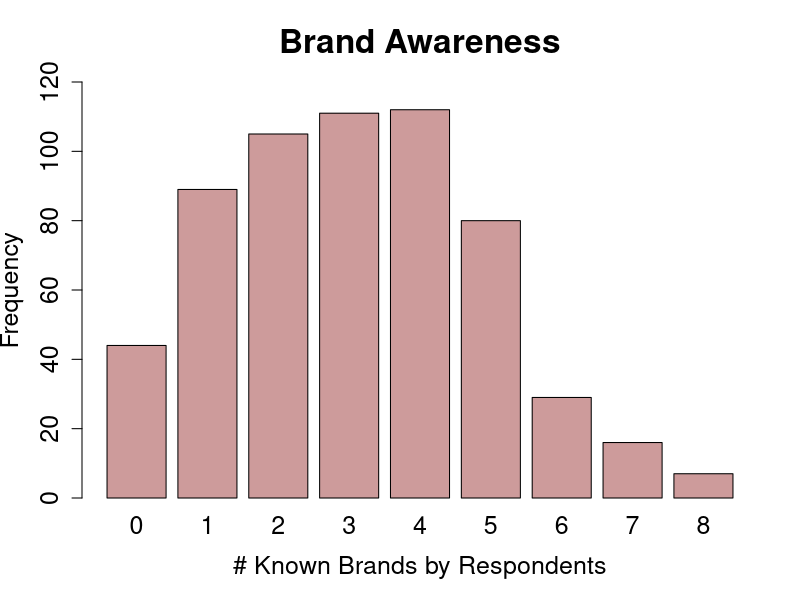
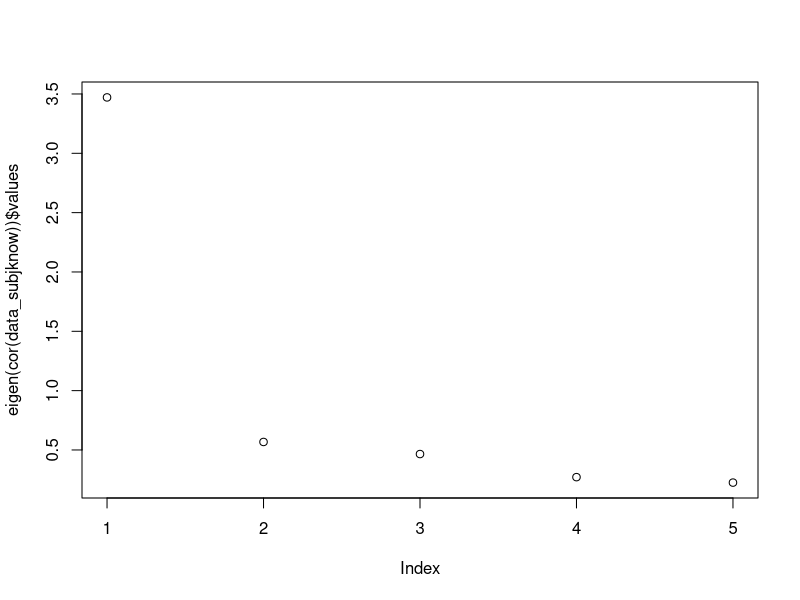
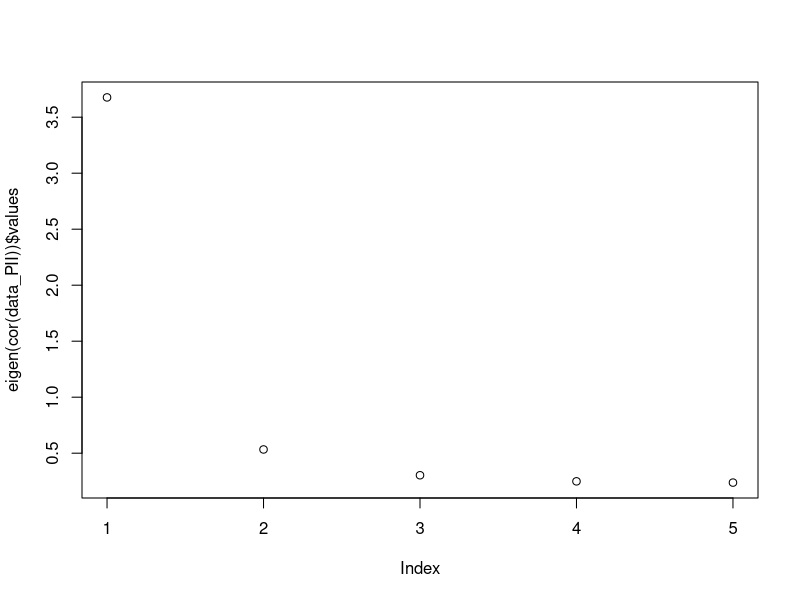
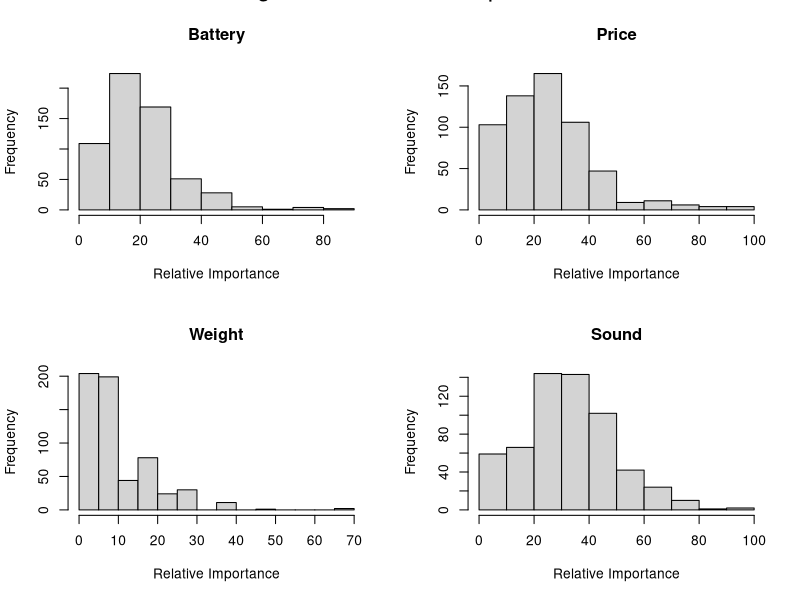
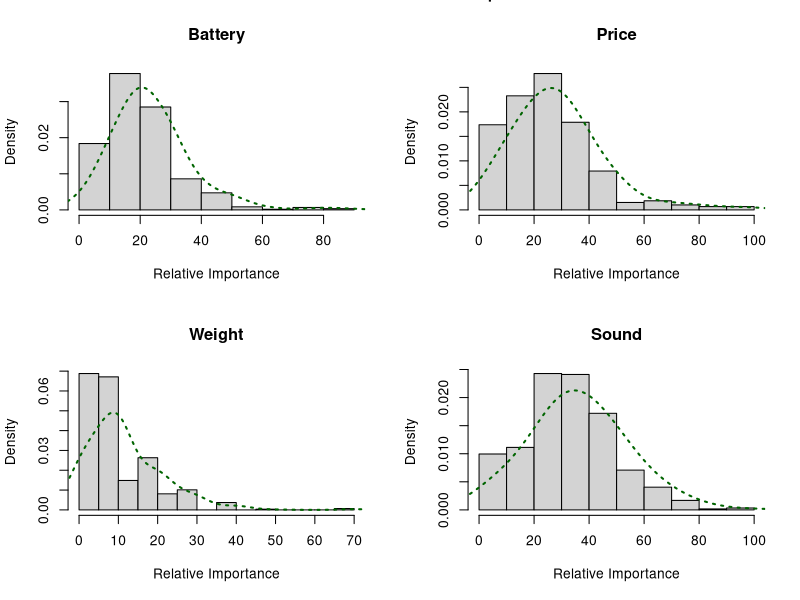

The R source for these figures, in order: (Note: this script raises an error after producing the figures.)
getwd()
setwd("~/Caci17/SWP3")

library(psych)
library(dplyr)

bluetooth <- read.csv("indivData.csv")

###---- Brand Awarenes ----

#bakalim kac kisi biliyormus
head <- c("Anker", "Bose", "JBL", "Philips", "Sony", "UE", "HarmanKardon", "Beats", "None", "Observations", "0", "1", "2", "3", "4", "5", "6", "7", "8", "Avr")

counts_general <- as.vector(rowSums(bluetooth[, c(4, 5, 6, 7, 8, 9, 10, 11)]))
#let's make a new column with counts general
bluetooth$brand_awareness <- as.factor(counts_general)
plot(bluetooth$brand_awareness, xlab="# Known Brands by Respondents", ylab = "Frequency", ylim=c(0,120), main = "Brand Awareness", col = "rosybrown3", cex.lab=1.5, cex.axis=1.5, cex.main=2, cex.sub=1.5, cex.names = 1.5)

general_sums <- c(sum(bluetooth$BrandAwareness_Anker), 
              sum(bluetooth$BrandAwareness_Bose),
              sum(bluetooth$BrandAwareness_JBL),
              sum(bluetooth$BrandAwareness_Philips),
              sum(bluetooth$BrandAwareness_Sony),
              sum(bluetooth$BrandAwareness_UE),
              sum(bluetooth$BrandAwareness_HarmanKardon),
              sum(bluetooth$BrandAwareness_Beats),
              sum(bluetooth$BrandAwareness_None),
              nrow(bluetooth),
              sum(counts_general == "0"),
              sum(counts_general == "1"),
              sum(counts_general == "2"),
              sum(counts_general == "3"),
              sum(counts_general == "4"),
              sum(counts_general == "5"),
              sum(counts_general == "6"),
              sum(counts_general == "7"),
              sum(counts_general == "8"),
              mean(counts_general)) #there is one person did not respond this question!

#hicbirini bilmiyorum diyen ama yine de baska markayi biliyorum diye isaretleyen olmus mu- olmamis baktim.

#cinsiyete gore ayiralim
female <- bluetooth[bluetooth$GenderLabel == "female", ]
male <- bluetooth[bluetooth$GenderLabel == "male", ]
no_gender_info <- bluetooth[bluetooth$GenderLabel == "Prefer not to answer", ]

counts_female <- as.vector(rowSums(female[, c(4, 5, 6, 7, 8, 9, 10, 11)]))
female_sums <- c(sum(female$BrandAwareness_Anker), 
                  sum(female$BrandAwareness_Bose),
                  sum(female$BrandAwareness_JBL),
                  sum(female$BrandAwareness_Philips),
                  sum(female$BrandAwareness_Sony),
                  sum(female$BrandAwareness_UE),
                  sum(female$BrandAwareness_HarmanKardon),
                  sum(female$BrandAwareness_Beats),
                  sum(female$BrandAwareness_None),
                  nrow(female),
                  sum(counts_female == "0"),
                  sum(counts_female == "1"),
                  sum(counts_female == "2"),
                  sum(counts_female == "3"),
                  sum(counts_female == "4"),
                  sum(counts_female == "5"),
                  sum(counts_female == "6"),
                  sum(counts_female == "7"),
                  sum(counts_female == "8"),
                  mean(counts_female))

counts_male <- as.vector(rowSums(male[, c(4, 5, 6, 7, 8, 9, 10, 11)]))
male_sums <- c(sum(male$BrandAwareness_Anker), 
                  sum(male$BrandAwareness_Bose),
                  sum(male$BrandAwareness_JBL),
                  sum(male$BrandAwareness_Philips),
                  sum(male$BrandAwareness_Sony),
                  sum(male$BrandAwareness_UE),
                  sum(male$BrandAwareness_HarmanKardon),
                  sum(male$BrandAwareness_Beats),
                  sum(male$BrandAwareness_None),
                  nrow(male),
                  sum(counts_male == "0"),
                  sum(counts_male == "1"),
                  sum(counts_male == "2"),
                  sum(counts_male == "3"),
                  sum(counts_male == "4"),
                  sum(counts_male == "5"),
                  sum(counts_male == "6"),
                  sum(counts_male == "7"),
                  sum(counts_male == "8"),
                  mean(counts_male))

counts_gender <- as.vector(rowSums(no_gender_info[, c(4, 5, 6, 7, 8, 9, 10, 11)]))
no_gender_sums <- c(sum(no_gender_info$BrandAwareness_Anker), 
                  sum(no_gender_info$BrandAwareness_Bose),
                  sum(no_gender_info$BrandAwareness_JBL),
                  sum(no_gender_info$BrandAwareness_Philips),
                  sum(no_gender_info$BrandAwareness_Sony),
                  sum(no_gender_info$BrandAwareness_UE),
                  sum(no_gender_info$BrandAwareness_HarmanKardon),
                  sum(no_gender_info$BrandAwareness_Beats),
                  sum(no_gender_info$BrandAwareness_None),
                  nrow(no_gender_info),
                  sum(counts_gender == "0"),
                  sum(counts_gender == "1"),
                  sum(counts_gender == "2"),
                  sum(counts_gender == "3"),
                  sum(counts_gender == "4"),
                  sum(counts_gender == "5"),
                  sum(counts_gender == "6"),
                  sum(counts_gender == "7"),
                  sum(counts_gender == "8"),
                  mean(counts_gender))
#by their occupation
employed <- bluetooth[bluetooth$OccupationLabel == "Employed",]
retired <- bluetooth[bluetooth$OccupationLabel == "Retired",]
selfemployed <- bluetooth[bluetooth$OccupationLabel == "Self-employed",]
student <- bluetooth[bluetooth$OccupationLabel == "Student",]
unemployed <- bluetooth[bluetooth$OccupationLabel == "Unemployed",]

counts_employed <- as.vector(rowSums(employed[, c(4, 5, 6, 7, 8, 9, 10, 11)]))
employed_sums <- c(sum(employed$BrandAwareness_Anker), 
                 sum(employed$BrandAwareness_Bose),
                 sum(employed$BrandAwareness_JBL),
                 sum(employed$BrandAwareness_Philips),
                 sum(employed$BrandAwareness_Sony),
                 sum(employed$BrandAwareness_UE),
                 sum(employed$BrandAwareness_HarmanKardon),
                 sum(employed$BrandAwareness_Beats),
                 sum(employed$BrandAwareness_None),
                 nrow(employed),
                 sum(counts_employed == "0"),
                 sum(counts_employed == "1"),
                 sum(counts_employed == "2"),
                 sum(counts_employed == "3"),
                 sum(counts_employed == "4"),
                 sum(counts_employed == "5"),
                 sum(counts_employed == "6"),
                 sum(counts_employed == "7"),
                 sum(counts_employed == "8"),
                 mean(counts_employed))

counts_retired <- as.vector(rowSums(retired[, c(4, 5, 6, 7, 8, 9, 10, 11)]))
retired_sums <- c(sum(retired$BrandAwareness_Anker), 
               sum(retired$BrandAwareness_Bose),
               sum(retired$BrandAwareness_JBL),
               sum(retired$BrandAwareness_Philips),
               sum(retired$BrandAwareness_Sony),
               sum(retired$BrandAwareness_UE),
               sum(retired$BrandAwareness_HarmanKardon),
               sum(retired$BrandAwareness_Beats),
               sum(retired$BrandAwareness_None),
               nrow(retired),
               sum(counts_retired == "0"),
               sum(counts_retired == "1"),
               sum(counts_retired == "2"),
               sum(counts_retired == "3"),
               sum(counts_retired == "4"),
               sum(counts_retired == "5"),
               sum(counts_retired == "6"),
               sum(counts_retired == "7"),
               sum(counts_retired == "8"),
               mean(counts_retired))

counts_selfemployed <- as.vector(rowSums(selfemployed[, c(4, 5, 6, 7, 8, 9, 10, 11)]))
selfemployed_sums <- c(sum(selfemployed$BrandAwareness_Anker), 
                    sum(selfemployed$BrandAwareness_Bose),
                    sum(selfemployed$BrandAwareness_JBL),
                    sum(selfemployed$BrandAwareness_Philips),
                    sum(selfemployed$BrandAwareness_Sony),
                    sum(selfemployed$BrandAwareness_UE),
                    sum(selfemployed$BrandAwareness_HarmanKardon),
                    sum(selfemployed$BrandAwareness_Beats),
                    sum(selfemployed$BrandAwareness_None),
                    nrow(selfemployed),
                    sum(counts_selfemployed == "0"),
                    sum(counts_selfemployed == "1"),
                    sum(counts_selfemployed == "2"),
                    sum(counts_selfemployed == "3"),
                    sum(counts_selfemployed == "4"),
                    sum(counts_selfemployed == "5"),
                    sum(counts_selfemployed == "6"),
                    sum(counts_selfemployed == "7"),
                    sum(counts_selfemployed == "8"),
                    mean(counts_selfemployed))

counts_student <- as.vector(rowSums(student[, c(4, 5, 6, 7, 8, 9, 10, 11)]))
student_sums <- c(sum(student$BrandAwareness_Anker), 
                      sum(student$BrandAwareness_Bose),
                      sum(student$BrandAwareness_JBL),
                      sum(student$BrandAwareness_Philips),
                      sum(student$BrandAwareness_Sony),
                      sum(student$BrandAwareness_UE),
                      sum(student$BrandAwareness_HarmanKardon),
                      sum(student$BrandAwareness_Beats),
                      sum(student$BrandAwareness_None),
                      nrow(student),
                      sum(counts_student == "0"),
                      sum(counts_student == "1"),
                      sum(counts_student == "2"),
                      sum(counts_student == "3"),
                      sum(counts_student == "4"),
                      sum(counts_student == "5"),
                      sum(counts_student == "6"),
                      sum(counts_student == "7"),
                      sum(counts_student == "8"),
                      mean(counts_student))

counts_unemployed <- as.vector(rowSums(unemployed[, c(4, 5, 6, 7, 8, 9, 10, 11)]))
unemployed_sums <- c(sum(unemployed$BrandAwareness_Anker), 
                       sum(unemployed$BrandAwareness_Bose),
                       sum(unemployed$BrandAwareness_JBL),
                       sum(unemployed$BrandAwareness_Philips),
                       sum(unemployed$BrandAwareness_Sony),
                       sum(unemployed$BrandAwareness_UE),
                       sum(unemployed$BrandAwareness_HarmanKardon),
                       sum(unemployed$BrandAwareness_Beats),
                       sum(unemployed$BrandAwareness_None),
                       nrow(unemployed),
                       sum(counts_unemployed == "0"),
                       sum(counts_unemployed == "1"),
                       sum(counts_unemployed == "2"),
                       sum(counts_unemployed == "3"),
                       sum(counts_unemployed == "4"),
                       sum(counts_unemployed == "5"),
                       sum(counts_unemployed == "6"),
                       sum(counts_unemployed == "7"),
                       sum(counts_unemployed == "8"),
                       mean(counts_unemployed))

#by income
levels(bluetooth$IncomeLabel)
#we have 8 levels, 1 to 7 is going in an increasing scale, while 8 is not specified 
bluetooth$Income <- as.factor(bluetooth$Income)
income1 <- bluetooth[bluetooth$Income == "1",]
income2 <- bluetooth[bluetooth$Income == "2",]
income3 <- bluetooth[bluetooth$Income == "3",]
income4 <- bluetooth[bluetooth$Income == "4",]
income5 <- bluetooth[bluetooth$Income == "5",]
income6 <- bluetooth[bluetooth$Income == "6",]
income7 <- bluetooth[bluetooth$Income == "7",]
income8 <- bluetooth[bluetooth$Income == "8",]


counts_income1 <- as.vector(rowSums(income1[, c(4, 5, 6, 7, 8, 9, 10, 11)]))
income1_sums <- c(sum(income1$BrandAwareness_Anker), 
                     sum(income1$BrandAwareness_Bose),
                     sum(income1$BrandAwareness_JBL),
                     sum(income1$BrandAwareness_Philips),
                     sum(income1$BrandAwareness_Sony),
                     sum(income1$BrandAwareness_UE),
                     sum(income1$BrandAwareness_HarmanKardon),
                     sum(income1$BrandAwareness_Beats),
                     sum(income1$BrandAwareness_None),
                     nrow(income1),
                     sum(counts_income1 == "0"),
                     sum(counts_income1 == "1"),
                     sum(counts_income1 == "2"),
                     sum(counts_income1 == "3"),
                     sum(counts_income1 == "4"),
                     sum(counts_income1 == "5"),
                     sum(counts_income1 == "6"),
                     sum(counts_income1 == "7"),
                     sum(counts_income1 == "8"),
                     mean(counts_income1))

counts_income2 <- as.vector(rowSums(income2[, c(4, 5, 6, 7, 8, 9, 10, 11)]))
income2_sums <- c(sum(income2$BrandAwareness_Anker), 
                     sum(income2$BrandAwareness_Bose),
                     sum(income2$BrandAwareness_JBL),
                     sum(income2$BrandAwareness_Philips),
                     sum(income2$BrandAwareness_Sony),
                     sum(income2$BrandAwareness_UE),
                     sum(income2$BrandAwareness_HarmanKardon),
                     sum(income2$BrandAwareness_Beats),
                     sum(income2$BrandAwareness_None),
                     nrow(income2),
                     sum(counts_income2 == "0"),
                     sum(counts_income2 == "1"),
                     sum(counts_income2 == "2"),
                     sum(counts_income2 == "3"),
                     sum(counts_income2 == "4"),
                     sum(counts_income2 == "5"),
                     sum(counts_income2 == "6"),
                     sum(counts_income2 == "7"),
                     sum(counts_income2 == "8"),
                     mean(counts_income2))


counts_income3 <- as.vector(rowSums(income3[, c(4, 5, 6, 7, 8, 9, 10, 11)]))
income3_sums <- c(sum(income3$BrandAwareness_Anker), 
                     sum(income3$BrandAwareness_Bose),
                     sum(income3$BrandAwareness_JBL),
                     sum(income3$BrandAwareness_Philips),
                     sum(income3$BrandAwareness_Sony),
                     sum(income3$BrandAwareness_UE),
                     sum(income3$BrandAwareness_HarmanKardon),
                     sum(income3$BrandAwareness_Beats),
                     sum(income3$BrandAwareness_None),
                     nrow(income3),
                     sum(counts_income3 == "0"),
                     sum(counts_income3 == "1"),
                     sum(counts_income3 == "2"),
                     sum(counts_income3 == "3"),
                     sum(counts_income3 == "4"),
                     sum(counts_income3 == "5"),
                     sum(counts_income3 == "6"),
                     sum(counts_income3 == "7"),
                     sum(counts_income3 == "8"),
                     mean(counts_income3))

counts_income4 <- as.vector(rowSums(income4[, c(4, 5, 6, 7, 8, 9, 10, 11)]))
income4_sums <- c(sum(income4$BrandAwareness_Anker), 
                     sum(income4$BrandAwareness_Bose),
                     sum(income4$BrandAwareness_JBL),
                     sum(income4$BrandAwareness_Philips),
                     sum(income4$BrandAwareness_Sony),
                     sum(income4$BrandAwareness_UE),
                     sum(income4$BrandAwareness_HarmanKardon),
                     sum(income4$BrandAwareness_Beats),
                     sum(income4$BrandAwareness_None),
                     nrow(income4),
                     sum(counts_income4 == "0"),
                     sum(counts_income4 == "1"),
                     sum(counts_income4 == "2"),
                     sum(counts_income4 == "3"),
                     sum(counts_income4 == "4"),
                     sum(counts_income4 == "5"),
                     sum(counts_income4 == "6"),
                     sum(counts_income4 == "7"),
                     sum(counts_income4 == "8"),
                     mean(counts_income4))

counts_income5 <- as.vector(rowSums(income5[, c(4, 5, 6, 7, 8, 9, 10, 11)]))
income5_sums <- c(sum(income5$BrandAwareness_Anker), 
                     sum(income5$BrandAwareness_Bose),
                     sum(income5$BrandAwareness_JBL),
                     sum(income5$BrandAwareness_Philips),
                     sum(income5$BrandAwareness_Sony),
                     sum(income5$BrandAwareness_UE),
                     sum(income5$BrandAwareness_HarmanKardon),
                     sum(income5$BrandAwareness_Beats),
                     sum(income5$BrandAwareness_None),
                     nrow(income5),
                     sum(counts_income5 == "0"),
                     sum(counts_income5 == "1"),
                     sum(counts_income5 == "2"),
                     sum(counts_income5 == "3"),
                     sum(counts_income5 == "4"),
                     sum(counts_income5 == "5"),
                     sum(counts_income5 == "6"),
                     sum(counts_income5 == "7"),
                     sum(counts_income5 == "8"),
                     mean(counts_income5))

counts_income6 <- as.vector(rowSums(income6[, c(4, 5, 6, 7, 8, 9, 10, 11)]))
income6_sums <- c(sum(income6$BrandAwareness_Anker), 
                     sum(income6$BrandAwareness_Bose),
                     sum(income6$BrandAwareness_JBL),
                     sum(income6$BrandAwareness_Philips),
                     sum(income6$BrandAwareness_Sony),
                     sum(income6$BrandAwareness_UE),
                     sum(income6$BrandAwareness_HarmanKardon),
                     sum(income6$BrandAwareness_Beats),
                     sum(income6$BrandAwareness_None),
                     nrow(income6),
                     sum(counts_income6 == "0"),
                     sum(counts_income6 == "1"),
                     sum(counts_income6 == "2"),
                     sum(counts_income6 == "3"),
                     sum(counts_income6 == "4"),
                     sum(counts_income6 == "5"),
                     sum(counts_income6 == "6"),
                     sum(counts_income6 == "7"),
                     sum(counts_income6 == "8"),
                     mean(counts_income6))

counts_income7 <- as.vector(rowSums(income7[, c(4, 5, 6, 7, 8, 9, 10, 11)]))
income7_sums <- c(sum(income7$BrandAwareness_Anker), 
                     sum(income7$BrandAwareness_Bose),
                     sum(income7$BrandAwareness_JBL),
                     sum(income7$BrandAwareness_Philips),
                     sum(income7$BrandAwareness_Sony),
                     sum(income7$BrandAwareness_UE),
                     sum(income7$BrandAwareness_HarmanKardon),
                     sum(income7$BrandAwareness_Beats),
                     sum(income7$BrandAwareness_None),
                     nrow(income7),
                     sum(counts_income7 == "0"),
                     sum(counts_income7 == "1"),
                     sum(counts_income7 == "2"),
                     sum(counts_income7 == "3"),
                     sum(counts_income7 == "4"),
                     sum(counts_income7 == "5"),
                     sum(counts_income7 == "6"),
                     sum(counts_income7 == "7"),
                     sum(counts_income7 == "8"),
                     mean(counts_income7))

counts_income8 <- as.vector(rowSums(income8[, c(4, 5, 6, 7, 8, 9, 10, 11)]))
income8_sums <- c(sum(income8$BrandAwareness_Anker), 
                     sum(income8$BrandAwareness_Bose),
                     sum(income8$BrandAwareness_JBL),
                     sum(income8$BrandAwareness_Philips),
                     sum(income8$BrandAwareness_Sony),
                     sum(income8$BrandAwareness_UE),
                     sum(income8$BrandAwareness_HarmanKardon),
                     sum(income8$BrandAwareness_Beats),
                     sum(income8$BrandAwareness_None),
                     nrow(income8),
                     sum(counts_income8 == "0"),
                     sum(counts_income8 == "1"),
                     sum(counts_income8 == "2"),
                     sum(counts_income8 == "3"),
                     sum(counts_income8 == "4"),
                     sum(counts_income8 == "5"),
                     sum(counts_income8 == "6"),
                     sum(counts_income8 == "7"),
                     sum(counts_income8 == "8"),
                     mean(counts_income8))

total_matrix <- rbind(general_sums,female_sums, male_sums, no_gender_sums ,
           employed_sums, retired_sums, selfemployed_sums, student_sums, unemployed_sums,
           income1_sums, income2_sums, income3_sums, income4_sums, income5_sums, income6_sums, income7_sums, income8_sums)
colnames(total_matrix) <- head
total_matrix

#write.csv(total_matrix, "file.csv")


### RELATIVE IMPORTANT FACTORS ANALYSIS - 0rki ORKUN

# genel data da insanlar neyi onemsemis, en fazla degerler vs....
relImportanceEveryone <- cbind(summary(bluetooth$RelImp_battery), summary(bluetooth$RelImp_price),
                       summary(bluetooth$RelImp_weight), summary(bluetooth$RelImp_sound) )
colnames(relImportanceEveryone) <- (cbind('Battery', 'Price', 'Weight', 'Sound'))

mean(x = sort(x = bluetooth$RelImp_weight)[-c(1, length(x = bluetooth$RelImp_weight))])

# sonra bu aynisini farkli yas-income-bilgi vs. gruplari icin yapilsin.

# relImportancePriceGroupedbyBrandAwareness <- bluetooth %>% group_by(BrandAwareness_Anker, BrandAwareness_Bose,
#                                                       BrandAwareness_JBL, BrandAwareness_Philips,
#                                                       BrandAwareness_Sony, BrandAwareness_UE,
#                                                       BrandAwareness_HarmanKardon, BrandAwareness_Beats,
# BrandAwareness_Beats, BrandAwareness_None) %>% summarise('Price Mean' = mean(RelImp_price))
# brand awareness a gore grouplamak cok anlamli bi sey cikarmiyo...

relImportancePrice_groupedbyAge <- bluetooth %>% group_by(Age) %>% summarise('Price Mean' = mean(RelImp_price))
relImportanceSound_groupedbyAge <- bluetooth %>% group_by(Age) %>% summarise('Sound Mean' = mean(RelImp_sound))
relImportanceBattery_groupedbyAge <- bluetooth %>% group_by(Age) %>% summarise('Battery Mean' = mean(RelImp_battery))
relImportanceWeight_groupedbyAge <- bluetooth %>% group_by(Age) %>% summarise('Weight Mean' = mean(RelImp_weight))


RelImportance_groupedbyAge<- cbind(relImportancePrice_groupedbyAge,
                                   relImportanceSound_groupedbyAge,
                                   relImportanceBattery_groupedbyAge,
                                   relImportanceWeight_groupedbyAge)
RelImportance_groupedbyAge <- RelImportance_groupedbyAge[, cbind(-3,-5,-7)]
RelImportance_groupedbyAge

write.table(RelImportance_groupedbyAge,file="RelImportance_groupedbyAge.txt", sep = '|')

relImportancePrice_groupedbyIncome <- bluetooth %>% group_by(Income) %>% summarise('Price Mean' = mean(RelImp_price))
relImportanceSound_groupedbyIncome <- bluetooth %>% group_by(Income) %>% summarise('Sound Mean' = mean(RelImp_sound))
relImportanceBattery_groupedbyIncome <- bluetooth %>% group_by(Income) %>% summarise('Battery Mean' = mean(RelImp_battery))
relImportanceWeight_groupedbyIncome <- bluetooth %>% group_by(Income) %>% summarise('Weight Mean' = mean(RelImp_weight))

RelImportance_groupedbyIncome<- cbind(relImportancePrice_groupedbyIncome,
                                      relImportanceSound_groupedbyIncome,
                                      relImportanceBattery_groupedbyIncome,
                                      relImportanceWeight_groupedbyIncome)
RelImportance_groupedbyIncome <- RelImportance_groupedbyIncome[, cbind(-3,-5,-7)]
RelImportance_groupedbyIncome

write.table(RelImportance_groupedbyIncome,file="RelImportance_groupedbyIncome.txt", sep = '|')


# TO-DO: otomatize edilebilir regex kullanilarak, kafam basmadi suan
# for (attribute in regexpr('RelImp_*', colnames(bluetooth))) {
#   hist(bluetooth$attribute, freq = FALSE)
#   lines(density(bluetooth$attribute))
# }

png("RelativeImportanceHistograms.png")

par(mfrow=c(2, 2)) # aslinda 2ye 2lik bir grafik template i aciyor

hist(bluetooth$RelImp_battery, freq = TRUE, main = 'Battery' , xlab = 'Relative Importance')

hist(bluetooth$RelImp_price, freq = TRUE, main = 'Price', xlab = 'Relative Importance')

hist(bluetooth$RelImp_weight, freq = TRUE, main = 'Weight', xlab = 'Relative Importance')

hist(bluetooth$RelImp_sound, freq = TRUE, main = 'Sound', xlab = 'Relative Importance')

mtext('Histograms of Relative Importances', outer = TRUE, cex = 1.5)

dev.off() 

# Open a png file
png("RelativeImportanceHistograms.png")

par(mfrow=c(2, 2)) # aslinda 2ye 2lik bir grafik template i aciyor

hist(bluetooth$RelImp_battery, freq = FALSE, main = 'Battery' , xlab = 'Relative Importance')
lines(density(bluetooth$RelImp_battery, adjust=2),
      col="darkgreen", lwd=2, lty= "dotted" )

hist(bluetooth$RelImp_price, freq = FALSE, main = 'Price', xlab = 'Relative Importance')
lines(density(bluetooth$RelImp_price, adjust=2),
      col="darkgreen", lwd=2, lty= "dotted" )

hist(bluetooth$RelImp_weight, freq = FALSE, main = 'Weight', xlab = 'Relative Importance')
lines(density(bluetooth$RelImp_weight, adjust=2),
      col="darkgreen", lwd=2, lty= "dotted" )

hist(bluetooth$RelImp_sound, freq = FALSE, main = 'Sound', xlab = 'Relative Importance')
lines(density(bluetooth$RelImp_sound, adjust=2),
      col="darkgreen", lwd=2, lty= "dotted" )

mtext('Distribution of Relative Importances', outer = TRUE, cex = 1.5)

# Close the png file
dev.off() 



#######              KNOWLEDGE ABOUT SPEAKERS

#1: I know pretty much
#2: not very knowledgeable
#3: expert (among the circle of friends)
#4: I know less (compared to most other people)
#5: I really don???t know

data_subjknow <- bluetooth %>%
  select(starts_with("SubjKnow"))

####      FACTOR ANALYSIS
# Eigenvalue -- finding the optimal number of factors
eigen(cor(data_subjknow))$values
plot(eigen(cor(data_subjknow))$values) # 1 tane factor yap diyor, ilk eigenvalue: 3,47, ikinci: 0.56
fa<-fa(data_subjknow,method=mle,scores='tenBerge',
       nfactors=1, rotate ="varimax")
fa
bluetooth$fa <- fa$scores

###      IntentToBuy'a gore : 
# Cok bilenler almaya daha mi meyilli?
scores<-aggregate(fa$scores, by=list(bluetooth$IntentToBuy),mean, na.rm=TRUE)
scores

# scores: IntentToBuy = 0 icin -0.075 , IntentToBuy = 1 icin 0.150, 
# bu cok bilenler almaya daha meyilli, such finding!! 


###     Relative Importance'a gore :
# Cok bilenler neye onem veriyor?

data_relimp <- bluetooth %>%
  select(starts_with("RelImp"))

bluetooth$RelImp <- colnames(data_relimp)[apply(data_relimp,1,which.max)]

scores<-aggregate(fa$scores, by=list(bluetooth$RelImp),mean, na.rm=TRUE)
scores
scores_sorted <- scores[order(scores[, "MR1"]), , drop = FALSE]
scores_sorted

# burda en buyuk deger buyukten kucuge : sound , battery , price , weight ( 0.17 , -0.018 , -0.148 , -0.69)
# yani en cok bilenler, relative importance larini ustteki siraya gore belirlemisler.

###     Gender'a gore : 
# Cok bilenlerin cinsiyeti ne? 

scores<-aggregate(fa$scores, by=list(bluetooth$GenderLabel),mean, na.rm=TRUE)
scores
scores_sorted <- scores[order(scores[, "MR1"]), , drop = FALSE]
scores_sorted

# burda en buyuk deger buyukten kucuge : male, no answer, female ( 0.35 , -0.119, -0.44)
# yani en cok bilenlerin sirasi yukaridaki gibi.


###     Age'e gore : 
# Cok bilenlerin yasi ne? 

levels(bluetooth$AgeLabel)
# 8 level var, "1": <18 ve "8": >=50
scores<-aggregate(fa$scores, by=list(bluetooth$AgeLabel),mean, na.rm=TRUE)
scores
scores_sorted <- scores[order(scores[, "MR1"]), , drop = FALSE]
scores_sorted

# karisik biraz 25-40 arasi daha cok biliyor, bi de 18 yas alti

###     Residence'a gore : 
# Cok bilenler nerde yasiyor? 

levels(bluetooth$Residence)
# 38 level var.
scores<-aggregate(fa$scores, by=list(bluetooth$Residence),mean, na.rm=TRUE)
scores
scores_sorted <- scores[order(scores[, "MR1"]), , drop = FALSE]
scores_sorted

# en cok bilen uclu: Macedonia, Iran, Spain
# en az bilen uclu: Portugal, Serbia, Ukraine


###     Occupation'a gore : 
# Cok bilenler nerde yasiyor? 

levels(bluetooth$OccupationLabel)
# 5 level var.
scores<-aggregate(fa$scores, by=list(bluetooth$OccupationLabel),mean, na.rm=TRUE)
scores
scores_sorted <- scores[order(scores[, "MR1"]), , drop = FALSE]
scores_sorted

# Cok bilenden az bilene : student, self-employed, employed, unemployed, retired


###     Education'a gore : 
# Cok bilenler ne kadar egitimli? 

levels(bluetooth$EducationLabel)
# 5 level var.
scores<-aggregate(fa$scores, by=list(bluetooth$EducationLabel),mean, na.rm=TRUE)
scores
scores_sorted <- scores[order(scores[, "MR1"]), , drop = FALSE]
scores_sorted

# Cok bilenden az bilene : undergraduate, graduate, high school, other, less than high school


###     Income'a gore : 
# Cok bilenler ne kadar parasi var? 

levels(bluetooth$IncomeLabel)
# 8 level var.
scores<-aggregate(fa$scores, by=list(bluetooth$IncomeLabel),mean, na.rm=TRUE)
scores
scores_sorted <- scores[order(scores[, "MR1"]), , drop = FALSE]
scores_sorted

# Cok bilenden az bilene : zenginler daha cok biliyor genelde :)




####                  IS IT IMPORTANT?

#1: important
#2: mean nothing
#3: matter
#4: significant
#5: no concern

data_PII <- bluetooth %>%
  select(starts_with("PII"))

####       FACTOR ANALYSIS
# Eigenvalue -- finding the optimal number of factors
eigen(cor(data_PII))$values
plot(eigen(cor(data_PII))$values) # 1 tane factor yap diyor, ilk eigenvalue: 3,47, ikinci: 0.56
fa2<-fa(data_PII,method=mle,scores='tenBerge',
       nfactors=1, rotate ="varimax")
fa2
bluetooth$fa2 <- fa2$scores

###      IntentToBuy'a gore : 
# Cok onem verenler almaya daha mi meyilli?
scores<-aggregate(fa2$scores, by=list(bluetooth$IntentToBuy),mean, na.rm=TRUE)
scores

# scores: IntentToBuy = 0 icin -0.139 , IntentToBuy = 1 icin 0.278, 
# bu cok bilenler almaya daha meyilli.


###       Relative Importance'a gore : 
# Cok onem verenler neye onem veriyor?

scores<-aggregate(fa2$scores, by=list(bluetooth$RelImp),mean, na.rm=TRUE)
scores

# RelImp_battery : 1
# RelImp_weight : 2
# RelImp_price : 3
# RelImp_sound : 4

# burda en buyuk deger buyukten kucuge : sound , battery , price , weight ( 0.202 , -0.079 , -0.19 , -0.41)
# yani en cok onem verenler, relative importance larini ustteki siraya gore belirlemisler.

###     Gender'a gore : 
# Cok bilenlerin cinsiyeti ne? 

scores<-aggregate(fa2$scores, by=list(bluetooth$GenderLabel),mean, na.rm=TRUE)
scores
scores_sorted <- scores[order(scores[, "MR1"]), , drop = FALSE]
scores_sorted

# burda en buyuk deger buyukten kucuge : male, no answer, female ( 0.35 , -0.119, -0.44)
# yani en cok bilenlerin sirasi yukaridaki gibi.


###     Age'e gore : 
# Cok onem verenlerin yasi ne? 

levels(bluetooth$AgeLabel)
# 8 level var, "1": <18 ve "8": >=50
scores<-aggregate(fa2$scores, by=list(bluetooth$AgeLabel),mean, na.rm=TRUE)
scores
scores_sorted <- scores[order(scores[, "MR1"]), , drop = FALSE]
scores_sorted

# onem verenler 18 yas alti ve 18-29, 
# cok bilenlerle karsilastirinca biraz komik, cok bilenler 25-40 arasi genelde :) 



###     Residence'a gore : 
# Cok onem verenler nerde yasiyor? 

levels(bluetooth$Residence)
# 38 level var.
scores<-aggregate(fa2$scores, by=list(bluetooth$Residence),mean, na.rm=TRUE)
scores
scores_sorted <- scores[order(scores[, "MR1"]), , drop = FALSE]
scores_sorted

# en cok onem veren uclu: Macedonia, Brazil, Spain
# en az onem veren uclu: Syria, Benin, China


###     Occupation'a gore : 
# Cok onem verenler nap??yor? :)

levels(bluetooth$OccupationLabel)
# 5 level var.
scores<-aggregate(fa2$scores, by=list(bluetooth$OccupationLabel),mean, na.rm=TRUE)
scores
scores_sorted <- scores[order(scores[, "MR1"]), , drop = FALSE]
scores_sorted

# Cok bilenden az bilene : student, self-employed, employed, unemployed, retired


###     Education'a gore : 
# Cok onem verenler ne kadar egitimli? 

levels(bluetooth$EducationLabel)
# 5 level var.
scores<-aggregate(fa2$scores, by=list(bluetooth$EducationLabel),mean, na.rm=TRUE)
scores
scores_sorted <- scores[order(scores[, "MR1"]), , drop = FALSE]
scores_sorted

# Cok bilenden az bilene : other, undergraduate, high school, graduate, less than high school


###     Income'a gore : 
# Cok onem verenlerin ne kadar parasi var? 

levels(bluetooth$IncomeLabel)
# 8 level var.
scores<-aggregate(fa2$scores, by=list(bluetooth$IncomeLabel),mean, na.rm=TRUE)
scores
scores_sorted <- scores[order(scores[, "MR1"]), , drop = FALSE]
scores_sorted

# Cok onem verenden az verene : karisik biraz, middle income? :)


#### CLUSTERING


# Cluster Persons from bluetooth speaker questionaire

library(stringr)

bluetooth[,-str_detect(colnames(bluetooth), "Label")]
bluetooth$RelImp <- NULL
bluetooth$id <- NULL
bluetooth$Residence <- NULL

bluetooth$Income <- as.numeric(bluetooth$Income)
bluetooth[bluetooth$Income ==8] <- median(as.numeric(bluetooth$Income[bluetooth$Income != 8]))
bluetooth$brand_awareness <- as.numeric(bluetooth$brand_awareness)                    
                                           
colnames(bluetooth[,-(3:21)])
str(bluetooth[,-(3:21)])
bluetooth.dist<-dist(apply(bluetooth[,-(3:21)],2,scale)) 
str(bluetooth.dist)
bluetooth.dist

as.matrix(bluetooth.dist)[1:5,1:5]

bluetoothclust <- hclust(bluetooth.dist, method ="single")
plot(bluetoothclust)
bluetoothclust <- hclust(bluetooth.dist, method ="ward.D2")
plot(bluetoothclust)

bluetoothclust.segment <- cutree(bluetoothclust, k=4)
str(bluetoothclust.segment)

table(bluetoothclust.segment)

seg.summ <- function (data,groups) {
  aggregate(data,list(groups), function (x) mean(as.numeric(x)))
}

seg.summ(bluetooth[,-(3:21)],bluetoothclust.segment)

plot(rev(bluetoothclust$height^2))
plot(rev(bluetoothclust$height^2)[1:50], type="b")

bluetoothclust$height
#

set.seed (1) 
seg.k <- kmeans(bluetooth.dist , centers =4)
seg.summ (bluetooth,seg.k$cluster )



ss.all<-data.frame(i=1:200,fit=0)
head(ss.all)
for(i in 1:200){
  set.seed(i+100)
  tmp <- kmeans(bluetooth.dist , centers =4)
  ss.all[ss.all$i==i,]$fit<-tmp$betweenss
}
str(ss.all)
ss.all[which.max(ss.all$fit), ]
ss.all[which.min(ss.all$fit), ]

ss.all[1:10,]
set.seed (11) 

seg.k <- kmeans(bluetooth.dist , centers =4)
seg.k
seg.summ (bluetooth , seg.k$cluster )
set.seed (182) 
seg.k <- kmeans(bluetooth.dist , centers =4)
seg.summ (bluetooth , seg.k$cluster )

boxplot(bluetooth$Income~seg.k$cluster ,
        xlab ="Income", ylab ="Segment",
        horizontal = TRUE )
library ( cluster )
clusplot(bluetooth , seg.k$cluster , color =TRUE , shade =TRUE ,
         labels =4, lines =0, main ="K- means cluster plot ")





### ---- Other Descriptive Analytics (Kodlarimiz karismasin diye section actim buraya) ----

#code code


####### EDA - pca de yaptim factor analysis yaninda, bence kullanmicaz ama silmiyim dedim.
## PCA - two factors 
#pca_2factor<-principal(data_subjknow, nfactors=2, rotate ="varimax")
#pca_2factor
# 1, 2, 4 ve 5 factor oldu, 3 ayri kaldi.

#head(pca_2factor$scores)
#t(pca_2factor$scores)%*%pca_2factor$scores/(nrow(data_subjknow)-1) # show that factors are uncorrelated

# PCA - two factors - plot 
# burda IntentToBuy'a bak??nca, ??ok bilenler almaya daha meyilli gibi bi ??ey cikarmaya calisiyorum.
#scores <- aggregate(pca_2factor$scores, by=list(bluetooth$IntentToBuy), mean, na.rm=TRUE)
#x <- scores[,2]
#y <- scores[,3]
#plot(x, y, xlab = "Coordinate 1", ylab = "Coordinate 2", main = "Metric MDS", 
# pch = 19, ylim = c(-2, 2), xlim = c(-2, 2))
#text(x, y, labels = scores[,1], cex = 1, pos = 4)
#abline(h = 0, v = 0, col = "grey")

## PCA - three factors 
#pca_3factor<-principal(data_subjknow, nfactors=3, rotate ="varimax")
#pca_3factor
# 1, 2 ve 5 factor oldu, 3 ayri bir factor, 4 ayri bir factor oldu.
#3
#head(pca_3factor$scores)
#t(pca_3factor$scores)%*%pca_3factor$scores/(nrow(data_subjknow)-1) # show that factors are uncorrelated

#scores<-aggregate(pca_3factor$scores, by=list(bluetooth$IntentToBuy),mean, na.rm=TRUE)
#scores

#dist.factor <- dist(scores[,-c(1)])
#dist.factor

###### ERROR SHOW ########
#fit.factor <- cmdscale(dist.factor, k = 2) # burda error veriyor, 3 factor'un 2 boyutlu izdusumunu cikaramiyorum.
# variable say??s?? 2, az diye mi oyle oluyor?
#fit.factor

#x.factor <- fit.factor[,1]
#y.factor <- fit.factor[,2]

#plot(x.factor, y.factor, xlab = "Coordinate 1", ylab = "Coordinate 2", main = "Metric MDS", 
#    pch = 19, ylim = c(-3, 3), xlim = c(-3, 3))
#text(x.factor, y.factor, labels = hscores[,1], cex = 1, pos = 4)
#abline(h = 0, v = 0, col = "grey")


## PCA
#pca_2factor<-principal(data_PII, nfactors=2, rotate ="varimax")
#pca_2factor
# 1, 2, 3 ve 4 factor oldu, 5 ayri kaldi.

#head(pca_2factor$scores)
#t(pca_2factor$scores)%*%pca_2factor$scores/(nrow(data_subjknow)-1) # show that factors are uncorrelated

#scores <- aggregate(pca_2factor$scores, by=list(bluetooth$IntentToBuy), mean, na.rm=TRUE)
#x <- scores[,2]
#y <- scores[,3]
#plot(x, y, xlab = "Coordinate 1", ylab = "Coordinate 2", main = "Metric MDS", 
#     pch = 19, ylim = c(-2, 2), xlim = c(-2, 2))
#text(x, y, labels = scores[,1], cex = 1, pos = 4)
#abline(h = 0, v = 0, col = "grey")


#pca_3factor<-principal(data_PII, nfactors=3, rotate ="varimax")
#pca_3factor
# 1, 3 ve 4 factor oldu, 2 ayri bir factor, 5 ayri bir factor oldu.

#head(pca_3factor$scores)
#t(pca_3factor$scores)%*%pca_3factor$scores/(nrow(data_subjknow)-1) # show that factors are uncorrelated

############################################################################################
#####      KNOWLEGDE VE IMPORTANCE FACTORLERI COK YAK??N SONUC VERIYOR, BEN HEPSINI KOMPLE MI FACTORLESEM? HE HE :)

data_factor <- bluetooth %>%
  select(starts_with("SubjKnow"),
         starts_with("PII"))

# Eigenvalue -- finding the optimal number of factors
eigen(cor(data_factor))$values
plot(eigen(cor(data_factor))$values) # 2 tane factor yap diyor, ilk eigenvalue: 4,95, ikinci: 2,206
fa<-fa(data_factor,method=mle,scores='tenBerge',
       nfactors=2, rotate ="varimax")
fa # knowledgelari ayr?? factorledi, importancelari ayri factorledi, mantikli.

###      IntentToBuy'a gore :
# Cok onem verenler + bilenler almaya daha mi meyilli?
scores<-aggregate(fa$scores, by=list(bluetooth$IntentToBuy),mean, na.rm=TRUE)
scores

# scores: IntentToBuy = 0 icin -0.137 ve -0.519 , IntentToBuy = 1 icin 0.274 ve 0.103, 
# cok onem verenler + bilenler almaya daha meyilli.


###       Relative Importance'a gore : 
# Cok onem verenler + bilenler neye onem veriyor?

scores<-aggregate(fa$scores, by=list(bluetooth$RelImp),mean, na.rm=TRUE)
scores

# RelImp_battery : 1
# RelImp_weight : 2
# RelImp_price : 3
# RelImp_sound : 4

# burda en buyuk deger buyukten kucuge : sound , battery , price , weight
# yani en cok onem verenler + bilenler, relative importance larini ustteki siraya gore belirlemisler.

############################################################################################


###########
